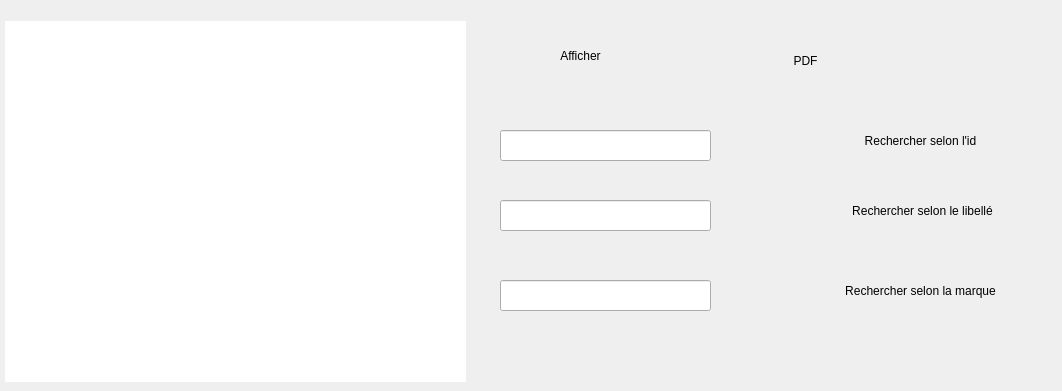
        <widget class="QWidget" name="tab_18">
         <attribute name="title">
          <string>Afficher les équipements</string>
         </attribute>
         <widget class="QTableView" name="tableView_4">
          <property name="geometry">
           <rect>
            <x>5</x>
            <y>21</y>
            <width>461</width>
            <height>361</height>
           </rect>
          </property>
          <property name="styleSheet">
           <string notr="true">background-color: transparent;
background: none;
border: none;
background-repeat: none;</string>
          </property>
         </widget>
         <widget class="QPushButton" name="afficherE_2">
          <property name="geometry">
           <rect>
            <x>500</x>
            <y>30</y>
            <width>161</width>
            <height>51</height>
           </rect>
          </property>
          <property name="styleSheet">
           <string notr="true">font: 10pt &quot;MS Shell Dlg 2&quot;;
background-color: transparent;
background: none;
border: none;
background-repeat: none;
border-image: url(:/new/prefix1/buttons_PNG167.png);</string>
          </property>
          <property name="text">
           <string>Afficher</string>
          </property>
         </widget>
         <widget class="QLineEdit" name="rech_id_2">
          <property name="geometry">
           <rect>
            <x>500</x>
            <y>130</y>
            <width>211</width>
            <height>31</height>
           </rect>
          </property>
         </widget>
         <widget class="QLineEdit" name="rech_libelle_2">
          <property name="geometry">
           <rect>
            <x>500</x>
            <y>200</y>
            <width>211</width>
            <height>31</height>
           </rect>
          </property>
         </widget>
         <widget class="QLineEdit" name="rech_marque_2">
          <property name="geometry">
           <rect>
            <x>500</x>
            <y>280</y>
            <width>211</width>
            <height>31</height>
           </rect>
          </property>
         </widget>
         <widget class="QPushButton" name="p_rech_id_2">
          <property name="geometry">
           <rect>
            <x>790</x>
            <y>120</y>
            <width>261</width>
            <height>41</height>
           </rect>
          </property>
          <property name="styleSheet">
           <string notr="true">font: 10pt &quot;MS Shell Dlg 2&quot;;
background-color: transparent;
background: none;
border: none;
background-repeat: none;
border-image: url(:/new/prefix1/buttons_PNG167.png);</string>
          </property>
          <property name="text">
           <string>Rechercher selon l'id</string>
          </property>
         </widget>
         <widget class="QPushButton" name="p_rech_libelle_2">
          <property name="geometry">
           <rect>
            <x>792</x>
            <y>190</y>
            <width>261</width>
            <height>41</height>
           </rect>
          </property>
          <property name="styleSheet">
           <string notr="true">font: 10pt &quot;MS Shell Dlg 2&quot;;
background-color: transparent;
background: none;
border: none;
background-repeat: none;
border-image: url(:/new/prefix1/buttons_PNG167.png);</string>
          </property>
          <property name="text">
           <string>Rechercher selon le libellé</string>
          </property>
         </widget>
         <widget class="QPushButton" name="p_rech_marque_2">
          <property name="geometry">
           <rect>
            <x>790</x>
            <y>270</y>
            <width>261</width>
            <height>41</height>
           </rect>
          </property>
          <property name="styleSheet">
           <string notr="true">font: 10pt &quot;MS Shell Dlg 2&quot;;
background-color: transparent;
background: none;
border: none;
background-repeat: none;
border-image: url(:/new/prefix1/buttons_PNG167.png);</string>
          </property>
          <property name="text">
           <string>Rechercher selon la marque</string>
          </property>
         </widget>
         <widget class="QPushButton" name="pdf_2">
          <property name="geometry">
           <rect>
            <x>740</x>
            <y>40</y>
            <width>131</width>
            <height>41</height>
           </rect>
          </property>
          <property name="styleSheet">
           <string notr="true">font: 10pt &quot;MS Shell Dlg 2&quot;;
background-color: transparent;
background: none;
border: none;
background-repeat: none;
border-image: url(:/new/prefix1/buttons_PNG167.png);</string>
          </property>
          <property name="text">
           <string>PDF</string>
          </property>
         </widget>
         <widget class="QLabel" name="DigitalClock2">
          <property name="geometry">
           <rect>
            <x>930</x>
            <y>60</y>
            <width>121</width>
            <height>41</height>
           </rect>
          </property>
          <property name="styleSheet">
           <string notr="true">font: 14pt &quot;MS Shell Dlg 2&quot;;
color: rgb(0, 0, 0);</string>
          </property>
          <property name="text">
           <string/>
          </property>
         </widget>
        </widget>
